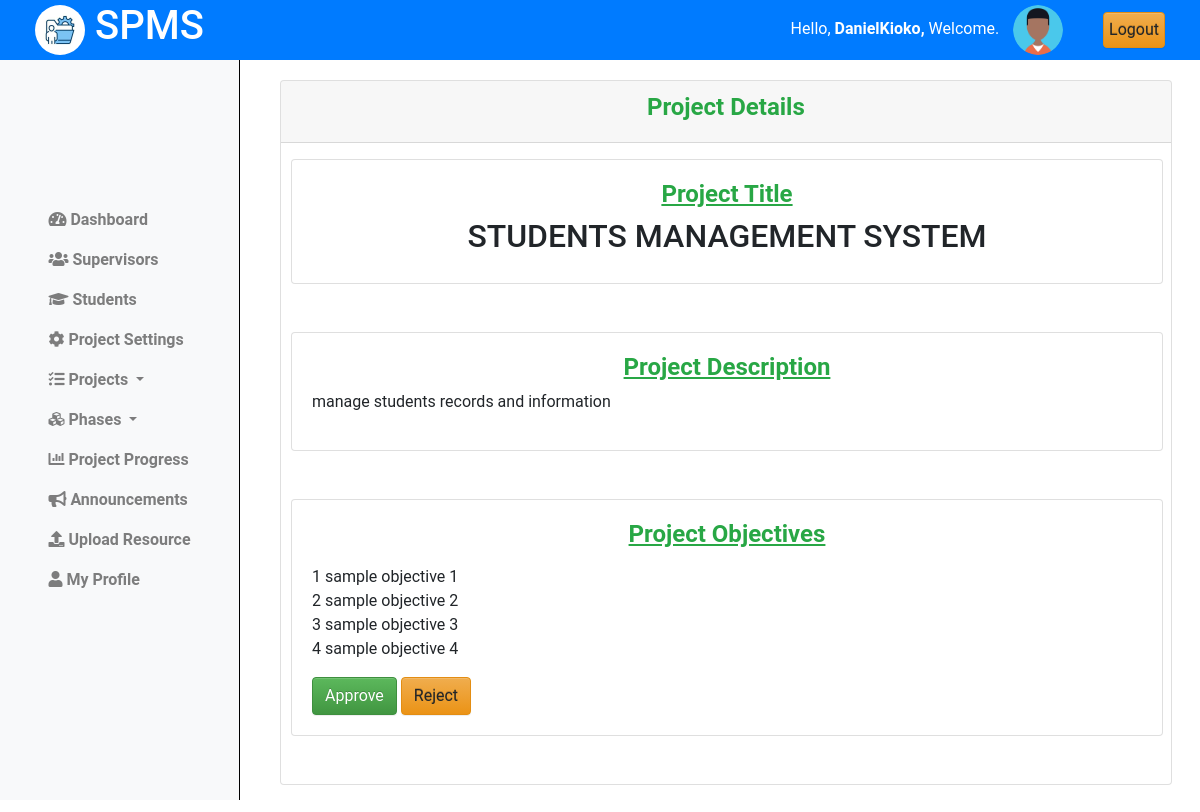
The page /projects/view/details/7/ (signed in) on the database its author committed.
### projectsApp/models.py (models this page shows)
class Coordinator(AbstractUser):
    pass

class Projects(models.Model):
    student = models.ForeignKey(Student, on_delete=models.CASCADE)
    title = models.CharField(max_length=255)
    description = models.TextField()
    objectives = models.TextField()
    lecturer = models.ForeignKey(Lecturer, on_delete=models.SET_NULL, null=True, blank=True)
    status = models.CharField(max_length=50, choices=[
        ('pending', 'Pending'),
        ('approved', 'Approved'),
        ('rejected', 'Rejected')
    ], default='Pending')
    created_at = models.DateTimeField(auto_now_add=True)
    updated_at = models.DateTimeField(auto_now=True)

### projectsApp/AccessControl.py (the view)
    @login_required
    def wrapper(request, *args, **kwargs):
        if not isinstance(request.user, Coordinator):
            return redirect('cordinator_login')
        return function(request, *args, **kwargs)

### projectsApp/AccessControl.py (called while the page is built)
def coordinator_required(function):
    @login_required
    def wrapper(request, *args, **kwargs):
        if not isinstance(request.user, Coordinator):
            return redirect('cordinator_login')
        return function(request, *args, **kwargs)
    return wrapper

### projectsApp/views.py (called while the page is built)
@coordinator_required
def view_project_details(request, project_id):
    project =  get_object_or_404(Projects, pk=project_id)
    lecturer = Lecturer.objects.all()
    context = {
        'project':project,
        'lecturer':lecturer
        }
    return render(request, 'cordinator/view_project.html', context)

### projectsApp/templates/cordinator/view_project.html (shortened to what this page needs)
{% extends "base_cord.html" %}
{% load static %}
{% block content %}
{% include "column1_cord.html" %}
<div class="content">
    <div class="container-fluid">
        <div class="row">
            <div class="card mb-5">
                <div class="card-header text-center">
                    <h4 class="text-success"><b>Project Details</b></h4>
                </div>
                <div class="card mb-5 mt-3">
                    <div class="card-body">
                        <u class="text-center text-success"><h4 ><strong >Project Title</strong></h4></u>
                        <h2 class="text-center">{{project.title|upper}}</h2>
                    </div>
                </div>
                <div class="card mb-5">
                    <div class="card-body">
                        <u class="text-center text-success"><h4> <strong >Project Description</strong></h4></u>
                        <p>{{project.description}}</p>
                    </div>
                </div>
                <div class="card mb-5">
                    <div class="card-body">
                        <u class="text-center text-success"><h4 ><strong >Project Objectives</strong></h4></u>
                        <p>{{project.objectives|linebreaks}}</p>
                        <button type="button" class="btn btn-success" data-bs-toggle="modal" data-bs-target="#approveModal">Approve</button>
                        <button type="button" class="btn btn-warning" data-bs-toggle="modal" data-bs-target="#rejectModal">Reject</button>
                    </div>
                </div>
            </div>
        </div>
    </div>
</div>
<link rel="stylesheet" href="{% static 'css/viewproject.css' %}">
{% endblock %}

### projectsApp/templates/base_cord.html (shortened to what this page needs)
{% load static %}
<!doctype html>
<html class="no-js h-100" lang="en">
  <head>
    <link href="https://use.fontawesome.com/releases/v5.0.6/css/all.css" rel="stylesheet">
    <link href="https://stackpath.bootstrapcdn.com/bootstrap/4.5.2/css/bootstrap.min.css" rel="stylesheet">
    <link rel="stylesheet" href="https://cdn.jsdelivr.net/npm/bootstrap@3.3.7/dist/css/bootstrap-theme.min.css">
</head>
<body>
    <header>
        <div class="container-fluid">
            <div class="row align-items-center">
                <div class="col-md-3">
                    <div class="left">
                        <img src="{% static 'images/logo.jpg' %}" alt="Logo" class="logo">
                        <h1>SPMS</h1>
                    </div>
                </div>
                <div class="col-md-9 d-flex justify-content-end">
                    <div class="row align-items-center">
                        <div class="col-auto">
                            <span class="username mb-3" style="padding:10px;">
                                Hello,
                                <strong>
                                    {% if request.user.is_authenticated %}
                                        {% if request.user.is_staff %}
                                            {{ request.user.username }},
                                        {% else %}
                                            {{ request.user.name }},
                                        {% endif %}
                                    {% else %}
                                        Guest,
                                    {% endif %}
                                </strong>
                                Welcome.
                            </span>
                            <img src="{% static 'images/profile.png'%}" alt="Profile Picture" class="profile-pic">
                        </div>
                        <div class="col-auto">
                            <a href="{% url 'logout' %}" class="btn btn-warning" style="padding:5px;">Logout</a>
                        </div>
                    </div>
                </div>
            </div>
        </div>
    </header>
    {% block content %}
    {% endblock %}
</body>
</html>

### projectsApp/static/css/viewproject.css (style rules this page uses)
.content { margin-left: 250px; padding: 20px; margin-top: 60px; }
.card { width: 98%; margin-left: 10px; }

### projectsApp/templates/base_cord.html (style rules this page uses)
body { font-family: 'Roboto', sans-serif; margin: 0; padding: 0; }
header { background-color: #007BFF; color: white; display: flex; justify-content: space-between; align-items: center; text-align: center; padding: 10px 20px; z-index: 20; position: fixed; top: 0; left: 0; width: 100%; height: 60px; }
header .left { display: flex; align-items: center; }
header .logo { width: 50px; height: 50px; margin-right: 10px; border-radius: 50%; }
header .profile-pic { width: 50px; height: 50px; border-radius: 50%; margin-right: 10px; }

### rows shown on the page
Coordinator: user.username "DanielKioko"
Projects: title "STUDENTS MANAGEMENT SYSTEM", description "manage students records and information", objectives "1 sample objective 1 2 sample objective 2 3 sample objective 3 4 sample objective 4"
